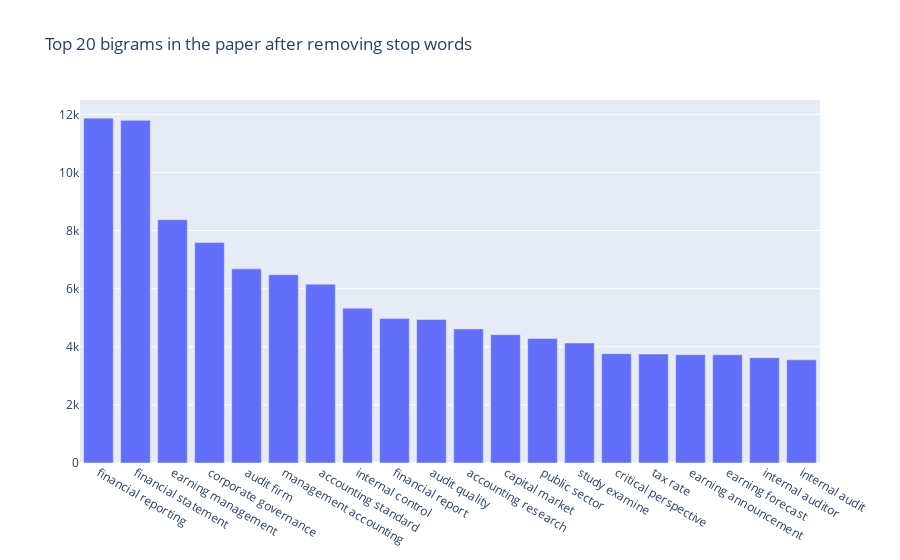

Notebook cell for this chart:
### Markdown cell above
## Bigrams

### Code cell
def get_top_n_bigram(corpus, n=None):
    vec = CountVectorizer(ngram_range=(2, 2), stop_words=stop_list).fit(corpus)
    bag_of_words = vec.transform(corpus)
    sum_words = bag_of_words.sum(axis=0) 
    words_freq = [(word, sum_words[0, idx]) for word, idx in vec.vocabulary_.items()]
    words_freq =sorted(words_freq, key = lambda x: x[1], reverse=True)
    return words_freq[:n]
common_words = get_top_n_bigram(dt3c['content_3'], NUM_OF_WORDS_IN_EACH_TOPIC)
df3 = pd.DataFrame(common_words, columns = ['bigram' , 'count'])

fig = go.Figure([go.Bar(x=df3['bigram'], y=df3['count'])])
fig.update_layout(title=go.layout.Title(text="Top {} bigrams in the paper after removing stop words".format(NUM_OF_WORDS_IN_EACH_TOPIC)))
fig.show()

### Figure 1 — Plotly figure (JSON) as saved in the notebook; plotly's stock layout.template omitted (floating-point values rounded to 4 significant figures)
{"data": [{"type": "bar", "x": ["financial reporting", "financial statement", "earning management", "corporate governance", "audit firm", "management accounting", "accounting standard", "internal control", "financial report", "audit quality", "accounting research", "capital market", "public sector", "study examine", "critical perspective", "tax rate", "earning announcement", "earning forecast", "internal auditor", "internal audit"], "y": [11869, 11794, 8376, 7587, 6682, 6479, 6156, 5329, 4971, 4938, 4614, 4416, 4286, 4133, 3763, 3750, 3728, 3725, 3626, 3552]}], "layout": {"title": {"text": "Top 20 bigrams in the paper after removing stop words"}}}
